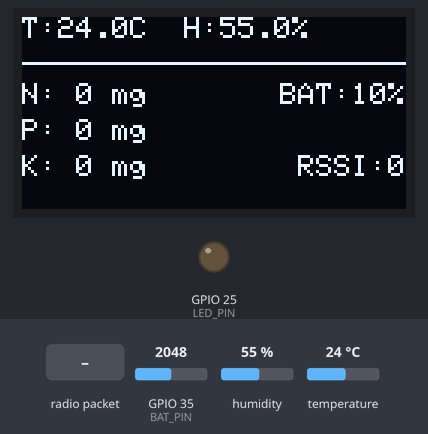
Recording of a sketch running on a simulated ESP32. On the bench: 128×64 one-colour display, output pins drawn as LEDs (lit = HIGH). The test bench sets the inputs (shaded band); at power-on: humidity 55 %, GPIO 35 (BAT_PIN) = 2048, temperature 24 °C (analog values on the 0–4095 scale). No radio packets arrive unless stated; what the sketch prints to the serial monitor is not drawn.

Above: at 6.77 s.
6.8 s: radio packet "1" arrives
At 8.2 s:
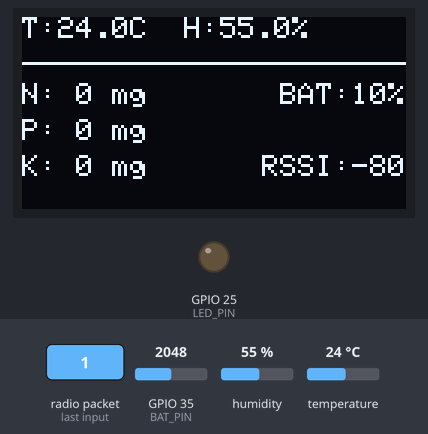
18.2 s: humidity set to 22 %
At 21.6 s:
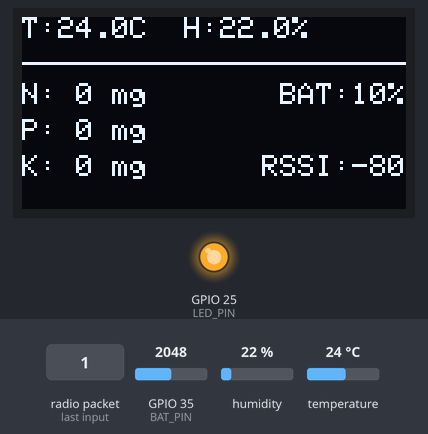
23.2 s: GPIO 35 (BAT_PIN) set to 2866
At 27.0 s:
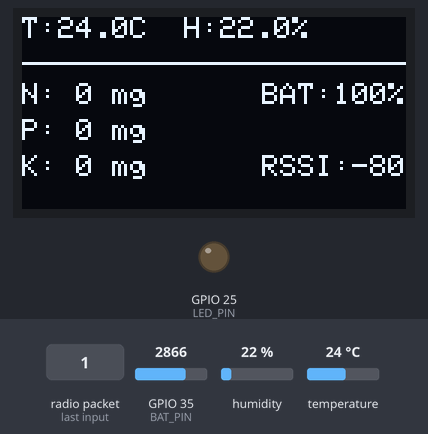
28.2 s: temperature set to 12 °C
At 32.1 s:
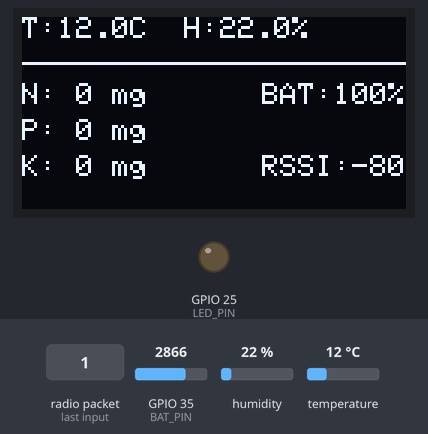
33.2 s: GPIO 35 (BAT_PIN) set to 2047
At 37.1 s:
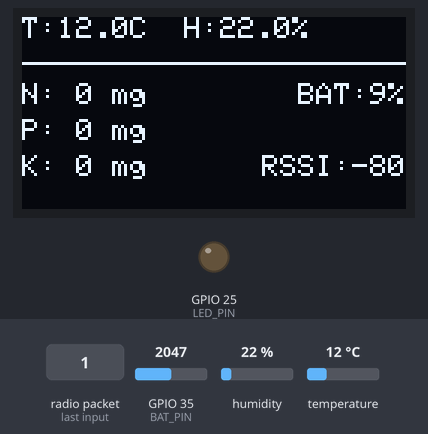
38.2 s: humidity set to 40 %
At 42.1 s:
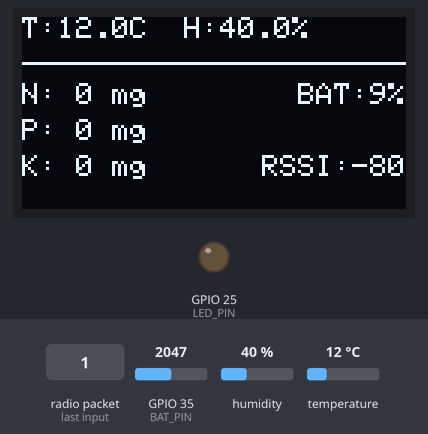
Timing chart, 0 to 43.6 s (numbered marks = the images above; inputs shaded):
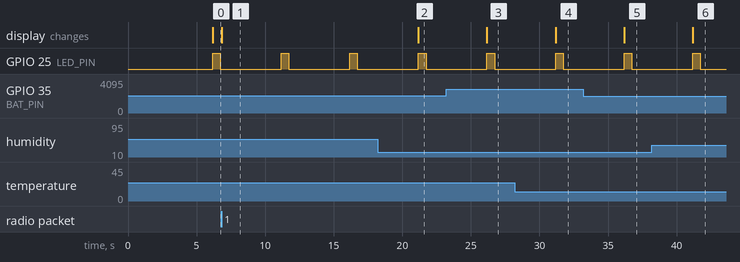

Measured:
- after the input at 6.8 s, the display: changes at once (image 1)
- after the input at 18.2 s, the display: first differs from a run without the input after 3.0 s (image 2)
- after the input at 23.2 s, the display: first differs from a run without the input after 3.0 s (image 3)
- after the input at 28.2 s, the display: first differs from a run without the input after 3.0 s (image 4)
- after the input at 33.2 s, the display: first differs from a run without the input after 3.0 s (image 5)
- after the input at 38.2 s, the display: first differs from a run without the input after 3.0 s (image 6)
- by itself, GPIO 25 (LED_PIN): alternates HIGH for 0.56 s and LOW for 4.4 s

The sketch:

LoRa32-PERPASIF_NODE_2_TX.ino
```cpp
#include <Wire.h>
#include <Adafruit_GFX.h>
#include <Adafruit_SSD1306.h>
#include <DHT.h>
#include <Arduino.h>
#include <SPI.h>
#include <LoRa.h>

// --- KONFIGURASI PIN & PARAMETER SENSOR ---
#define LED_PIN 25
#define BAT_PIN 35

float batVoltage = 0.0;
int batPercent = 0;

#define SCREEN_WIDTH 128
#define SCREEN_HEIGHT 64
#define OLED_SDA 21
#define OLED_SCL 22

#define DHTPIN 13
#define DHTTYPE DHT22

#define RX_PIN 4
#define TX_PIN 2
#define MODBUS_BAUDRATE 4800

// --- KONFIGURASI PIN LORA (T3 LoRa32 V1.6.1) ---
#define LORA_SCK  5
#define LORA_MISO 19
#define LORA_MOSI 27
#define LORA_CS   18
#define LORA_RST  23
#define LORA_IRQ  26
#define LORA_FREQ 433E6 // Sesuaikan dengan modul: 433E6, 868E6, atau 915E6

// --- INISIALISASI OBJEK ---
Adafruit_SSD1306 display(SCREEN_WIDTH, SCREEN_HEIGHT, &Wire, -1);
DHT dht(DHTPIN, DHTTYPE);

// --- VARIABEL GLOBAL ---
const byte npk_query[] = {0x01, 0x03, 0x00, 0x1E, 0x00, 0x03, 0x65, 0xCD};
byte npk_response[11];

float temp = 0.0, hum = 0.0;
int val_N = 0, val_P = 0, val_K = 0;

int currentRssi = 0;
unsigned long previousMillis = 0;
const long interval = 5000; // Interval pengiriman 5 detik

void setup() {
  Serial.begin(115200);
  Serial2.begin(MODBUS_BAUDRATE, SERIAL_8N1, RX_PIN, TX_PIN);

  // Inisialisasi LED Bawaan
  pinMode(LED_PIN, OUTPUT);
  digitalWrite(LED_PIN, LOW);

  analogReadResolution(12);

  Serial.println("Inisialisasi Sistem Sensor Node 2...");
  dht.begin();

  // Inisialisasi OLED
  Wire.begin(OLED_SDA, OLED_SCL);
  if(!display.begin(SSD1306_SWITCHCAPVCC, 0x3C)) {
    Serial.println(F("OLED allocation failed"));
    for(;;);
  }

  display.clearDisplay();
  display.setTextSize(1);
  display.setTextColor(WHITE);
  display.setCursor(15, 25);
  display.println("Node 2 Starting...");
  display.display();

  // Inisialisasi LoRa
  SPI.begin(LORA_SCK, LORA_MISO, LORA_MOSI, LORA_CS);
  LoRa.setPins(LORA_CS, LORA_RST, LORA_IRQ);

  if (!LoRa.begin(LORA_FREQ)) {
    Serial.println("LoRa initialization failed!");
    display.clearDisplay();
    display.setCursor(0, 0);
    display.println("LoRa Failed!");
    display.display();
    while (1);
  }

  // Samakan SyncWord dengan Receiver
  LoRa.setSyncWord(0xF3);
  Serial.println("LoRa Initialized OK!");

  delay(2000);
  LoRa.receive();
}

void loop() {
  // --- 1. JADWAL PENGIRIMAN DATA SENSOR ---
  unsigned long currentMillis = millis();

  if (currentMillis - previousMillis >= interval) {
    previousMillis = currentMillis;
    readDHT();
    readNPK();
    readBattery();
    updateOLED();
    sendDataLoRa();
  }

  // --- 2. MENERIMA PESAN (RSSI / Balasan) ---
  int packetSize = LoRa.parsePacket();
  if (packetSize) {
    currentRssi = LoRa.packetRssi();
    String incoming = "";
    while (LoRa.available()) {
      incoming += (char)LoRa.read();
    }
    Serial.println("Menerima pesan: " + incoming + " dengan RSSI: " + String(currentRssi));
    updateOLED();
  }
}

// --- FUNGSI PEMBACAAN SENSOR ---

void readDHT() {
  float h = dht.readHumidity();
  float t = dht.readTemperature();
  if (!isnan(h) && !isnan(t)) {
    hum = h;
    temp = t;
  }
}

void readNPK() {
  while (Serial2.available()) Serial2.read();
  Serial2.write(npk_query, sizeof(npk_query));

  unsigned long startTime = millis();
  int bytesReceived = 0;

  while (millis() - startTime < 1000) {
    if (Serial2.available()) {
      npk_response[bytesReceived++] = Serial2.read();
      if (bytesReceived >= 11) break;
    }
  }

  if (bytesReceived == 11 && npk_response[0] == 0x01 && npk_response[1] == 0x03) {
    val_N = (npk_response[3] << 8) | npk_response[4];
    val_P = (npk_response[5] << 8) | npk_response[6];
    val_K = (npk_response[7] << 8) | npk_response[8];
    Serial.printf("NPK Berhasil: N=%d, P=%d, K=%d\n", val_N, val_P, val_K);
  } else {
    Serial.println("Peringatan: Gagal membaca NPK (Timeout / Invalid).");
  }
}

// --- FUNGSI PENGIRIMAN DATA LORA ---

void sendDataLoRa() {
  digitalWrite(LED_PIN, HIGH);

  // Format Payload KHUSUS NODE 2 HANYA: N, P, K, TEMP, HUM
  // Contoh: NODE2|n=120,p=40,k=80,temp=29.4,hum=78.0
  String payload = "NODE2|n=" + String(val_N) +
                   ",p=" + String(val_P) +
                   ",k=" + String(val_K) +
                   ",temp=" + String(temp, 1) +
                   ",hum=" + String(hum, 1);

  // Mulai transmisi
  LoRa.beginPacket();
  LoRa.print(payload);
  int status = LoRa.endPacket();

  if(status == 1) {
    Serial.println("Data LoRa Terkirim: " + payload);
  } else {
    Serial.println("Gagal Mengirim LoRa!");
  }

  delay(500); // Nyalakan LED selama 500ms
  digitalWrite(LED_PIN, LOW);

  LoRa.receive();
}

// --- FUNGSI TAMPILAN OLED ---

void updateOLED() {
  display.clearDisplay();
  display.setTextSize(1);
  display.setTextColor(WHITE);

  // Baris 1: Suhu & Kelembapan
  display.setCursor(0, 0);
  display.print("T:"); display.print(temp, 1); display.print("C  ");
  display.print("H:"); display.print(hum, 1); display.println("%");

  // Garis Pemisah horizontal
  display.drawLine(0, 15, 128, 15, WHITE);

  // Sensor NPK di sisi kiri
  display.setCursor(0, 22); display.print("N: "); display.print(val_N); display.println(" mg");
  display.setCursor(0, 34); display.print("P: "); display.print(val_P); display.println(" mg");
  display.setCursor(0, 46); display.print("K: "); display.print(val_K); display.println(" mg");

  // Posisi Rata Kanan (Right-Aligned)
  int16_t x1, y1;
  uint16_t w, h;

  // 1. Indikator BATERAI
  String batTxt = "BAT:" + String(batPercent) + "%";
  display.getTextBounds(batTxt, 0, 0, &x1, &y1, &w, &h);
  display.setCursor(128 - w, 22);
  display.print(batTxt);

  // 2. Indikator RSSI
  String rssiTxt = "RSSI:" + String(currentRssi);
  display.getTextBounds(rssiTxt, 0, 0, &x1, &y1, &w, &h);
  display.setCursor(128 - w, 46);
  display.print(rssiTxt);

  display.display();
}

// --- FUNGSI PEMBACAAN BATERAI (DENGAN OVERSAMPLING) ---
void readBattery() {
  uint32_t sumAdc = 0;
  const int numSamples = 64;

  for (int i = 0; i < numSamples; i++) {
    sumAdc += analogRead(BAT_PIN);
    delay(2);
  }

  float avgAdc = (float)sumAdc / numSamples;
  batVoltage = (avgAdc / 4095.0) * 3.3 * 2.0;
  batPercent = ((batVoltage - 3.2) / (4.2 - 3.2)) * 100;
  batPercent = constrain(batPercent, 0, 100);
}
```
